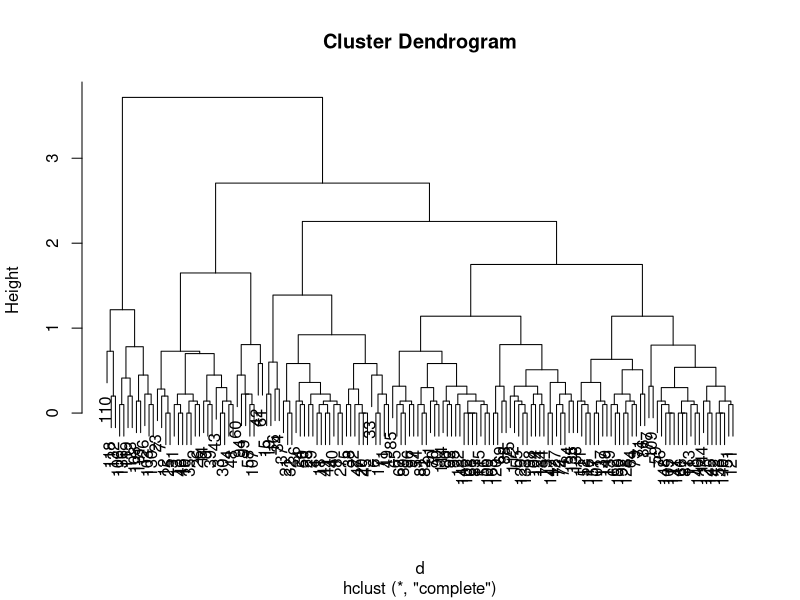

Generate this figure with R: (Note: this script raises an error after producing the figure.)
#---------------------------------------------------------------------
# Distance Function, Cluster, Heatmap and Decomposition
library(datasets)

sl<-iris$Sepal.Length
sw<-iris$Sepal.Width
sepal<-data.frame(sl=sl,sw=sw)
d<-dist(sepal)
# str(d)
# Class 'dist'  atomic [1:1225] 0.539 0.5 0.64 0.141 0.5 ...]
c<-hclust(d)
plot(c) #see cluster1.png

plot(as.phylo(c), type = "fan")

# fyi, here is the x-y plot
# xy.png
#plot(sl,sw,col=iris$Species) 
plot(sl,sw,col=c("red","blue","green")[iris$Species]) 

library(ape)

#fan.png
plot(as.phylo(c), type = "fan") 




#---------------------------------------------
# Heatmap
# heatmap1.png
heatmap(as.matrix(iris[,1:4]))

#---------------------------------------------
# K-means
# k-means1.png - compare with xy.png!!!!
k<-kmeans(sepal,centers=3)
#str(k) # find "cluster" and "centers"  attribute
plot(sl,sw,col=k$cluster)

plot(sl,sw,col=c("blue","green","red")[k$cluster])

#xy-vs-kmeans.png
par(mfrow = c(1, 2))
plot(sl,sw,col=c("red","blue","green")[iris$Species],main="xy-plot") 
plot(sl,sw,col=c("blue","green","red")[k$cluster],main="k-means")

# extra heatmap
# See heatmap2.png
smini<-as.matrix(sepal[1:30,])
k2<-kmeans(smini,centers=3)
par(mfrow = c(1, 2))
image(t(smini)[, nrow(smini):1], yaxt = "n")
image(t(smini)[,order(k2$cluster)], yaxt = "n")

# heaptmap3.png
par(mfrow = c(1, 1))
par(mar = rep(0.2, 4))
heatmap(as.matrix(iris[,1:4]))

# Next, let's compare Sepal Width v.s Petal Width,
# and see if I can find some patters?

# see compare.png
irisw<-iris[,c(1,3)]
par(mfrow = c(1, 2))
plot(rowMeans(irisw),1:150)
plot(colMeans(irisw))

#--------------------------------------------------
# Decomposition of Matrix
# SVD - Single Value Decomposition 
# x=UDV^T

# see compare2-svd.png
s1<-svd(irisw)
#s1<-svd(scale(irisw))

par(mfrow = c(1, 2))
plot(s1$u[,1],150:1)
plot(s1$v[,1],2:1)

# how is the variance of svd?
par(mfrow = c(1, 1))
plot(s1$d)







